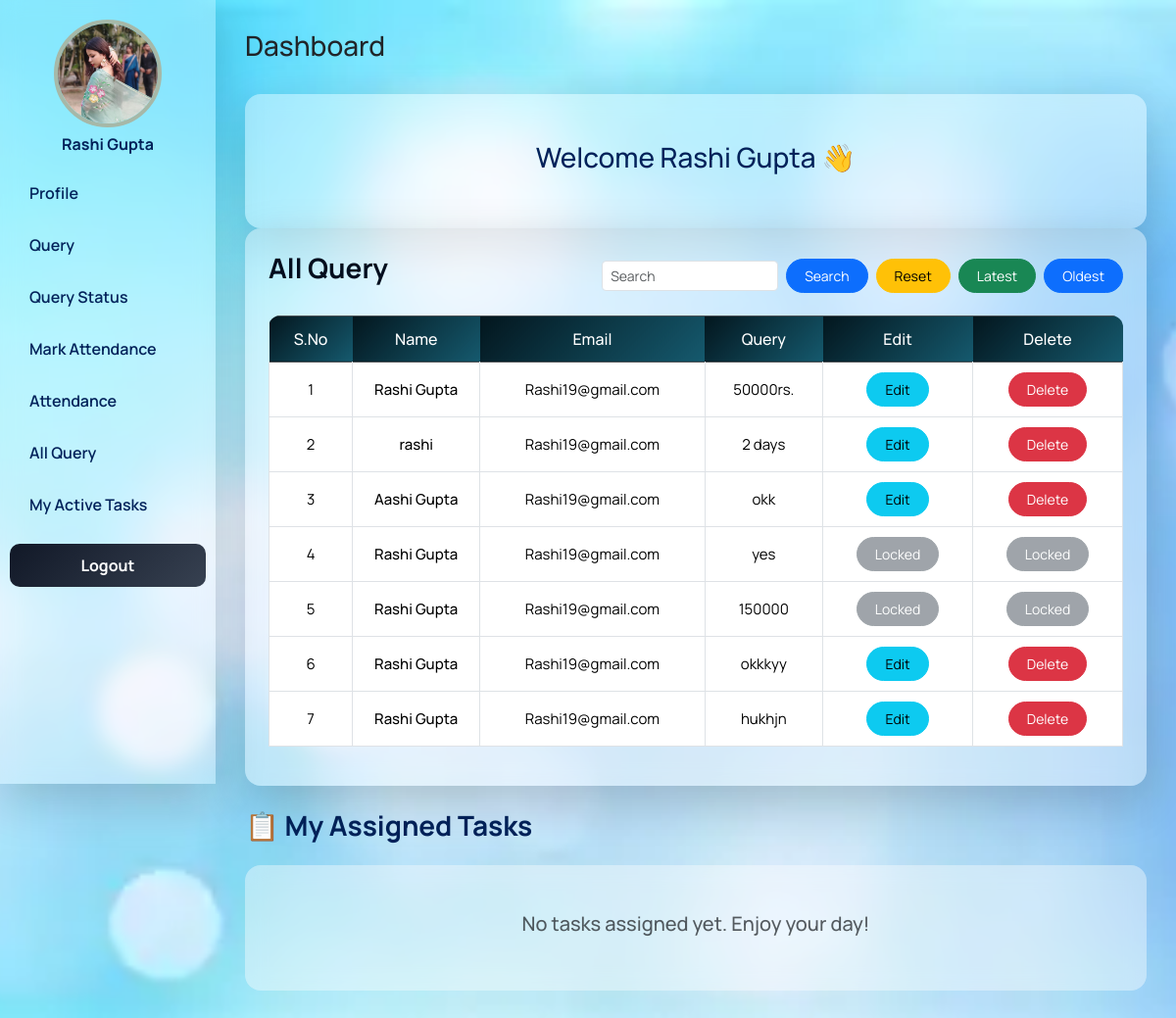
/dashboard/all_query?order=oldest (signed in), run on the app's committed database.
### app/models.py (models this page shows, shortened)
class AddEmployee(models.Model):
    name = models.CharField(
        max_length=100,
        validators=[MaxLengthValidator(10), MinLengthValidator(3)],
        error_messages={
            'min_length': 'Name must contain at least 3 characters.',
            'max_length': 'Name cannot exceed 20 characters.'
        }
    )
    email = models.EmailField(unique=True)
    contact = models.CharField(
        max_length=15,
        validators=[Emp_contact]
    )
    image = models.ImageField(
        upload_to='employee_images/',
        blank=True,
        null=True
    )
    password = models.CharField(max_length=128)
    department = models.CharField(max_length=50, null=True)
    d_code = models.CharField(max_length=20, null=True)
    d_des = models.CharField(max_length=50, null=True)
    joining_date = models.DateField(null=True, blank=True)
    salary = models.IntegerField(null=True, blank=True)
    is_team_leader = models.BooleanField(default=False)
    reporting_to = models.ForeignKey('self', on_delete=models.SET_NULL, null=True, blank=True, related_name='team_members')

class Query(models.Model):
    name = models.CharField(max_length=20)
    email = models.EmailField()
    query =  models.CharField(max_length=200)
    subject = models.CharField(max_length=50)
    status =  models.CharField(max_length=10,default='pending')
    solution = models.CharField(max_length=100,null=True)
    created_at = models.DateTimeField(auto_now_add=True,null=True)

### app/views.py (the view)
# urls.py: path('dashboard/all_query',all_query,name='all_query'),
def all_query(req):
    if 'user_id' in req.session:
        id = req.session['user_id']
        userdata = new.objects.get(id=id)
        order = req.GET.get('order')
        if order == 'oldest':
            queries = Query.objects.filter(
                email=userdata.email
            ).order_by('created_at')
        else:
            queries = Query.objects.filter(
                email=userdata.email
            ).order_by('-created_at')
        return render(req, 'userdashboard.html', {
            'data': userdata,
            'all_query': True,
            'queries': queries
        })
    else:
        return redirect('login')

### app/templates/userdashboard.html (shortened to what this page needs)
{% block contant %}
<!DOCTYPE html>
<html lang="en">
<head>
    <link href="https://cdn.jsdelivr.net/npm/bootstrap@5.3.2/dist/css/bootstrap.min.css" rel="stylesheet">
</head>
<body>
<div class="wrapper">
    <div class="sidebar shadow-lg">
        <div class="text-center mb-3 px-2">
            {% if data.image %}
            <img src="{{ data.image.url }}" class="profile-img mb-2">
            {% else %}
            <div class="profile-img mb-2 d-block mx-auto" style="background:#fff;"></div>
            {% endif %}
            <h6 style="color:#02225a;font-weight:700;">{{ data.name }}</h6>
        </div>
        <a href="{% url 'profile' %}" class="{% if section == 'profile' %}active{% endif %}">Profile</a>
        <a href="{% url 'query' %}" class="{% if section == 'query' %}active{% endif %}">Query</a>
        <a href="{% url 'query_status' %}" class="{% if section == 'query_status' %}active{% endif %}">Query Status</a>
<a href="{% url 'mark_my_attendance_page' %}" class="">Mark Attendance</a>        <a href="{% url 'my_attendance' %}" class="">Attendance</a>
        <a href="{% url 'all_query' %}" class="{% if section == 'all-query' %}active{% endif %}">All Query</a>
        <a href="{% url 'dashboard' %}" class="{% if my_tasks %}active{% endif %}"> My Active Tasks</a>
        <div class="sidebar-logout">
            <form method="post" action="{% url 'logout' %}">
                <button type="submit">Logout</button>
            </form>
        </div>
    </div>
    <div class="main-content">
        <div class="d-flex justify-content-between align-items-center mb-4">
            <h3>Dashboard</h3>
        </div>
        {% if not section %}
        <div class="glass shadow-lg p-5 text-center">
            <h3>Welcome {{ data.name }} 👋</h3>
        </div>
        {% endif %}
        {% if all_query %}
        <div id="all_query" class="section">
            <div class="glass shadow-lg p-4">
                <div class="d-flex justify-content-between align-items-center flex-wrap gap-2 mb-3">
                    <h3>All Query</h3>
                    <form action="{% url 'search' %}" method="POST"
                          style="display:flex;flex-wrap:wrap;align-items:center;gap:8px;">
                        <input type="search" name="search" placeholder="Search"
                               class="form-control form-control-sm" style="width:180px;">
                        <input type="submit" value="Search" class="btn btn-primary btn-sm">
                        <a href="{% url 'reset' %}" class="btn btn-warning btn-sm">Reset</a>
                        <a href="{% url 'all_query' %}?order=latest" class="btn btn-success btn-sm">Latest</a>
                        <a href="{% url 'all_query' %}?order=oldest" class="btn btn-primary btn-sm">Oldest</a>
                    </form>
                </div>
                <div class="table-responsive">
                    <table class="table table-bordered table-hover text-center">
                        <thead class="table-dark">
                            <tr>
                                <th>S.No</th>
                                <th>Name</th>
                                <th>Email</th>
                                <th>Query</th>
                                <th>Edit</th>
                                <th>Delete</th>
                            </tr>
                        </thead>
                        <tbody>
                            {% for q in queries %}
                            <tr>
                                <td>{{ forloop.counter }}</td>
                                <td>{{ q.name }}</td>
                                <td>{{ q.email }}</td>
                                <td>{{ q.query }}</td>
                                <td>
                                    {% if q.status == "pending" %}
                                    <a href="{% url 'edit' pk=q.id %}" class="btn btn-info btn-sm">Edit</a>
                                    {% else %}
                                    <button class="btn btn-secondary btn-sm" disabled>Locked</button>
                                    {% endif %}
                                </td>
                                <td>
                                    {% if q.status == "pending" %}
                                    <a href="{% url 'delete_query' q.pk %}" class="btn btn-danger btn-sm">Delete</a>
                                    {% else %}
                                    <button class="btn btn-secondary btn-sm" disabled>Locked</button>
                                    {% endif %}
                                </td>
                            </tr>
                            {% empty %}
                            <tr><td colspan="6">No queries found</td></tr>
                            {% endfor %}
                        </tbody>
                    </table>
                </div>
            </div>
        </div>
        {% endif %}
      <div id="jira_tasks" class="mt-4">
    <h3 class="mb-4 fw-bold" style="color: #02225a;">📋 My Assigned Tasks</h3>
    {% for t in my_tasks %}
    <div class="glass shadow-sm p-4 mb-4" style="background: rgba(255, 255, 255, 0.7); border-radius: 16px; border-left: 6px solid #2563eb;">
        <div class="row align-items-center">
            <div class="col-md-4">
                <h5 class="fw-bold mb-1" style="color: #02225a;">{{ t.title }}</h5>
                <p class="text-muted small mb-2">{{ t.description }}</p>
                <span class="badge bg-light text-dark border">Deadline: {{ t.due_date }}</span>
            </div>
            <div class="col-md-2 text-center">
                <span class="badge {% if t.status == 'DONE' %}bg-success{% elif t.status == 'IN_PROGRESS' %}bg-warning text-dark{% else %}bg-secondary{% endif %} px-3 py-2">
                    {{ t.status }}
                </span>
            </div>
            <div class="col-md-6">
                <form action="{% url 'update_task_status' t.id %}" method="post">
                    {% csrf_token %}
                    <div class="row g-2">
                        <div class="col-md-4">
                            <input type="text" name="completed_tasks" class="form-control form-control-sm" placeholder="Completed..." required>
                        </div>
                        <div class="col-md-4">
                            <input type="text" name="pending_tasks" class="form-control form-control-sm" placeholder="Pending..." required>
                        </div>
                        <div class="col-md-4">
                            <select name="status" class="form-select form-select-sm">
                                <option value="TODO" {% if t.status == 'TODO' %}selected{% endif %}>To Do</option>
                                <option value="IN_PROGRESS" {% if t.status == 'IN_PROGRESS' %}selected{% endif %}>In Progress</option>
                                <option value="DONE" {% if t.status == 'DONE' %}selected{% endif %}>Done</option>
                            </select>
                        </div>
                        <div class="col-md-12">
                            <input type="text" name="issues_tasks" class="form-control form-control-sm" value="None" placeholder="Blockers/Issues (Optional)">
                        </div>
                        <div class="col-md-12 mt-2">
                            <button type="submit" class="btn btn-primary btn-sm w-100 fw-bold">Update Daily Progress</button>
                        </div>
                    </div>
                </form>
            </div>
        </div>
        {% if t.progress_note %}
        <div class="mt-3 p-3 bg-white rounded border" style="font-size: 13px; max-height: 120px; overflow-y: auto; color: #334155;">
            <strong class="text-primary d-block mb-1">📋 PROGRESS LOGS HISTORY:</strong>
            <pre style="font-family: inherit; margin: 0; white-space: pre-line;">{{ t.progress_note }}</pre>
        </div>
        {% endif %}
    </div>
    {% empty %}
    <div class="glass p-5 text-center text-muted">
        <h5>No tasks assigned yet. Enjoy your day!</h5>
    </div>
    {% endfor %}
</div>
        </div>
     </div>
</body>
</html>
{% endblock contant %}

### app/templates/userdashboard.html (style rules this page uses)
* { margin:0; padding:0; box-sizing:border-box; font-family:'Manrope',sans-serif; }
html, body { overflow-x:hidden; }
body { background: url('/static/images/new django.webp') no-repeat center center fixed; background-size: cover; min-height: 100vh; }
.wrapper { display:flex; width:100%; min-height:100vh; }
.sidebar { width:220px; min-width:220px; height:100vh; position:fixed; top:0; left:0; padding-top:20px; background:rgba(255,255,255,0.3); backdrop-filter:blur(10px); z-index:999; overflow-y:auto; transition:0.3s ease; }
.glass { background:rgba(255,255,255,0.4); backdrop-filter:blur(10px); border-radius:16px; color:#02225a; }
.profile-img { width:110px; height:110px; border-radius:50%; object-fit:cover; border:4px solid #a6b8a8; }
.sidebar a { display:block; padding:12px 20px; color:#02225a; text-decoration:none; font-weight:600; border-radius:10px; margin:5px 10px; transition:0.2s ease; }
.sidebar-logout { margin:16px 10px 0; text-align:center; }
.sidebar-logout button { width:100%; border-radius:10px; padding:10px; font-weight:700; border:none; background:linear-gradient(135deg,#111827,#374151); color:white; transition:0.2s ease; cursor:pointer; }
.main-content { margin-left:220px; padding:30px; width:calc(100% - 220px); min-height:100vh; transition:0.3s ease; }
#all_query h3 { font-weight:700; color:#030e1e; margin-bottom:15px; }
#all_query thead.table-dark th { background:linear-gradient(135deg,#03161e,#15596d); color:#fff; border:none; font-size:16px; padding:12px; font-weight:500; }
#all_query tbody tr { background:rgba(255,255,255,0.7); transition:0.2s ease; }
#all_query td { padding:10px; font-size:15px; color:#000 !important; font-weight:400; vertical-align:middle; }
#all_query .btn { border-radius:20px; padding:6px 18px; font-size:14px; }
#all_query thead.table-dark th:nth-child(2), #all_query tbody td:nth-child(2) { width:130px; font-weight:500; }
.table-responsive { overflow-x:auto; -webkit-overflow-scrolling:touch; border-radius:12px; }
table { white-space:nowrap; }

### data on the page
AddEmployee: image (picture), name "Rashi Gupta"
Query: name "Rashi Gupta", email "Rashi19@gmail.com", query "50000rs.", status "Edit"
Query: name "rashi", email "Rashi19@gmail.com", query "2 days", status "Edit"
Query: name "Aashi Gupta", email "Rashi19@gmail.com", query "okk", status "Edit"
Query: name "Rashi Gupta", email "Rashi19@gmail.com", query "yes", status "Locked"
Query: name "Rashi Gupta", email "Rashi19@gmail.com", query "150000", status "Locked"
Query: name "Rashi Gupta", email "Rashi19@gmail.com", query "okkkyy", status "Edit"
Query: name "Rashi Gupta", email "Rashi19@gmail.com", query "hukhjn", status "Edit"
